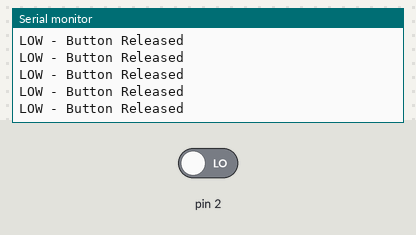
Simulated run of this sketch. Board: Arduino Uno, built with avr-gcc and run on an emulated ATmega328P. Shown: the last lines printed to the serial monitor. Inputs (shaded band) come from the test bench; at power-on: pin 2 LOW.

Above: at 1.2 s.
1.3 s: pin 2 driven HIGH
At 2.0 s:
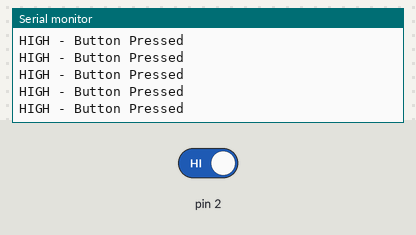
3.2 s: pin 2 driven LOW
At 3.7 s:
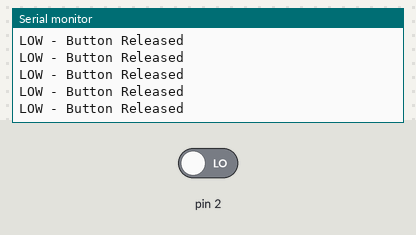
6.2 s: pin 2 driven HIGH
At 7.2 s:
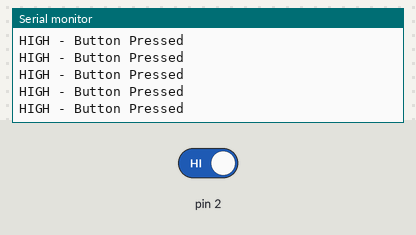
9.2 s: pin 2 driven LOW
At 10.1 s:
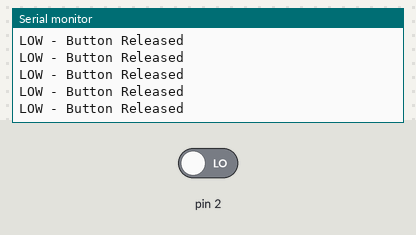
12.2 s: pin 2 driven HIGH
At 12.7 s:
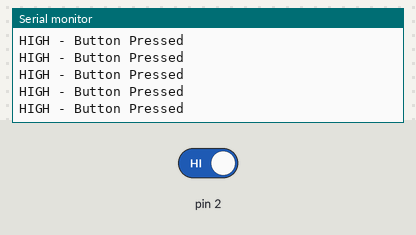

Measured:
- after the input at 1.3 s, the serial monitor: prints a new line after 0.09 s (image 1)

The sketch:

Digital_Read.ino
```cpp
int buttonState = 0;
void setup() {
 pinMode(2, INPUT);
 Serial.begin(9600);

}

void loop() {
  buttonState = digitalRead(2);
  if (buttonState == HIGH)
  {
    Serial.println("HIGH - Button Pressed");
  }
  else
  {
    Serial.println("LOW - Button Released");
  }

}
```
